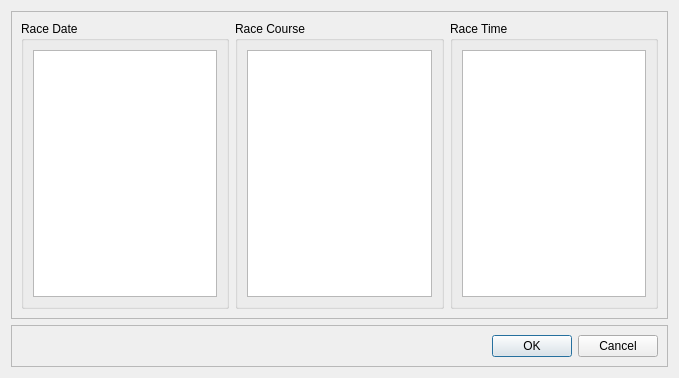
<?xml version="1.0" encoding="UTF-8"?>
<ui version="4.0">
 <class>raceSelector</class>
 <widget class="QDialog" name="raceSelector">
  <property name="geometry">
   <rect>
    <x>0</x>
    <y>0</y>
    <width>679</width>
    <height>378</height>
   </rect>
  </property>
  <property name="windowTitle">
   <string>Dialog</string>
  </property>
  <layout class="QVBoxLayout" name="verticalLayout">
   <item>
    <widget class="QFrame" name="frame">
     <property name="frameShape">
      <enum>QFrame::StyledPanel</enum>
     </property>
     <property name="frameShadow">
      <enum>QFrame::Raised</enum>
     </property>
     <layout class="QHBoxLayout" name="horizontalLayout_4">
      <item>
       <widget class="QGroupBox" name="groupBox">
        <property name="title">
         <string>Race Date</string>
        </property>
        <layout class="QHBoxLayout" name="horizontalLayout">
         <item>
          <widget class="QListWidget" name="dateList"/>
         </item>
        </layout>
       </widget>
      </item>
      <item>
       <widget class="QGroupBox" name="groupBox_2">
        <property name="title">
         <string>Race Course</string>
        </property>
        <layout class="QHBoxLayout" name="horizontalLayout_2">
         <item>
          <widget class="QListWidget" name="courseList"/>
         </item>
        </layout>
       </widget>
      </item>
      <item>
       <widget class="QGroupBox" name="groupBox_3">
        <property name="title">
         <string>Race Time</string>
        </property>
        <layout class="QHBoxLayout" name="horizontalLayout_3">
         <item>
          <widget class="QListWidget" name="timeList"/>
         </item>
        </layout>
       </widget>
      </item>
     </layout>
     <zorder>dateList</zorder>
     <zorder>courseList</zorder>
     <zorder>groupBox</zorder>
     <zorder>groupBox_2</zorder>
     <zorder>groupBox_3</zorder>
    </widget>
   </item>
   <item>
    <widget class="QFrame" name="frame_2">
     <property name="frameShape">
      <enum>QFrame::StyledPanel</enum>
     </property>
     <property name="frameShadow">
      <enum>QFrame::Raised</enum>
     </property>
     <layout class="QHBoxLayout" name="horizontalLayout_5">
      <item>
       <spacer name="horizontalSpacer">
        <property name="orientation">
         <enum>Qt::Horizontal</enum>
        </property>
        <property name="sizeHint" stdset="0">
         <size>
          <width>476</width>
          <height>20</height>
         </size>
        </property>
       </spacer>
      </item>
      <item>
       <widget class="QPushButton" name="pushButton">
        <property name="text">
         <string>OK</string>
        </property>
       </widget>
      </item>
      <item>
       <widget class="QPushButton" name="pushButton_2">
        <property name="text">
         <string>Cancel</string>
        </property>
       </widget>
      </item>
     </layout>
    </widget>
   </item>
  </layout>
 </widget>
 <resources/>
 <connections>
  <connection>
   <sender>pushButton</sender>
   <signal>clicked()</signal>
   <receiver>raceSelector</receiver>
   <slot>accept()</slot>
   <hints>
    <hint type="sourcelabel">
     <x>531</x>
     <y>342</y>
    </hint>
    <hint type="destinationlabel">
     <x>678</x>
     <y>377</y>
    </hint>
   </hints>
  </connection>
  <connection>
   <sender>pushButton_2</sender>
   <signal>clicked()</signal>
   <receiver>raceSelector</receiver>
   <slot>reject()</slot>
   <hints>
    <hint type="sourcelabel">
     <x>633</x>
     <y>347</y>
    </hint>
    <hint type="destinationlabel">
     <x>678</x>
     <y>377</y>
    </hint>
   </hints>
  </connection>
  <connection>
   <sender>timeList</sender>
   <signal>itemDoubleClicked(QListWidgetItem*)</signal>
   <receiver>raceSelector</receiver>
   <slot>accept()</slot>
   <hints>
    <hint type="sourcelabel">
     <x>591</x>
     <y>188</y>
    </hint>
    <hint type="destinationlabel">
     <x>672</x>
     <y>205</y>
    </hint>
   </hints>
  </connection>
 </connections>
</ui>
